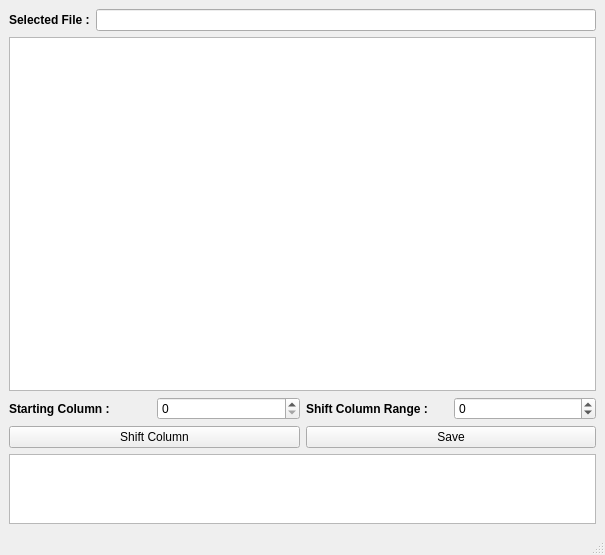
<?xml version="1.0" encoding="UTF-8"?>
<ui version="4.0">
 <class>MainWindow</class>
 <widget class="QMainWindow" name="MainWindow">
  <property name="geometry">
   <rect>
    <x>0</x>
    <y>0</y>
    <width>605</width>
    <height>555</height>
   </rect>
  </property>
  <property name="acceptDrops">
   <bool>true</bool>
  </property>
  <property name="windowTitle">
   <string>MainWindow</string>
  </property>
  <widget class="QWidget" name="centralwidget">
   <layout class="QGridLayout" name="gridLayout" rowstretch="1,12,1,1,2">
    <item row="0" column="0">
     <layout class="QHBoxLayout" name="horizontalLayout">
      <item>
       <widget class="QLabel" name="lblSelectedFile">
        <property name="font">
         <font>
          <weight>75</weight>
          <bold>true</bold>
         </font>
        </property>
        <property name="text">
         <string>Selected File :</string>
        </property>
       </widget>
      </item>
      <item>
       <widget class="QLineEdit" name="txtFileLocation">
        <property name="enabled">
         <bool>true</bool>
        </property>
       </widget>
      </item>
     </layout>
    </item>
    <item row="1" column="0">
     <widget class="QTableView" name="tbvPreview">
      <property name="selectionMode">
       <enum>QAbstractItemView::SingleSelection</enum>
      </property>
      <property name="selectionBehavior">
       <enum>QAbstractItemView::SelectRows</enum>
      </property>
      <attribute name="horizontalHeaderVisible">
       <bool>false</bool>
      </attribute>
      <attribute name="verticalHeaderVisible">
       <bool>false</bool>
      </attribute>
      <attribute name="verticalHeaderDefaultSectionSize">
       <number>20</number>
      </attribute>
      <attribute name="verticalHeaderMinimumSectionSize">
       <number>20</number>
      </attribute>
     </widget>
    </item>
    <item row="2" column="0">
     <layout class="QHBoxLayout" name="horizontalLayout_2">
      <item>
       <widget class="QLabel" name="lblStartingColumn">
        <property name="font">
         <font>
          <weight>75</weight>
          <bold>true</bold>
         </font>
        </property>
        <property name="text">
         <string>Starting Column :</string>
        </property>
       </widget>
      </item>
      <item>
       <widget class="QSpinBox" name="spbStartingColumn"/>
      </item>
      <item>
       <widget class="QLabel" name="lblColumnRange">
        <property name="font">
         <font>
          <weight>75</weight>
          <bold>true</bold>
         </font>
        </property>
        <property name="text">
         <string>Shift Column Range :</string>
        </property>
       </widget>
      </item>
      <item>
       <widget class="QSpinBox" name="spbShiftColumn">
        <property name="minimum">
         <number>-99</number>
        </property>
       </widget>
      </item>
     </layout>
    </item>
    <item row="3" column="0">
     <layout class="QHBoxLayout" name="horizontalLayout_3">
      <item>
       <widget class="QPushButton" name="btnShiftColumn">
        <property name="enabled">
         <bool>true</bool>
        </property>
        <property name="text">
         <string>Shift Column</string>
        </property>
       </widget>
      </item>
      <item>
       <widget class="QPushButton" name="btnSave">
        <property name="enabled">
         <bool>true</bool>
        </property>
        <property name="text">
         <string>Save</string>
        </property>
       </widget>
      </item>
     </layout>
    </item>
    <item row="4" column="0">
     <widget class="QPlainTextEdit" name="txtActionLog"/>
    </item>
   </layout>
   <zorder></zorder>
   <zorder>tbvPreview</zorder>
   <zorder>txtActionLog</zorder>
  </widget>
  <widget class="QMenuBar" name="menubar">
   <property name="geometry">
    <rect>
     <x>0</x>
     <y>0</y>
     <width>605</width>
     <height>21</height>
    </rect>
   </property>
  </widget>
  <widget class="QStatusBar" name="statusbar"/>
 </widget>
 <resources/>
 <connections/>
</ui>
